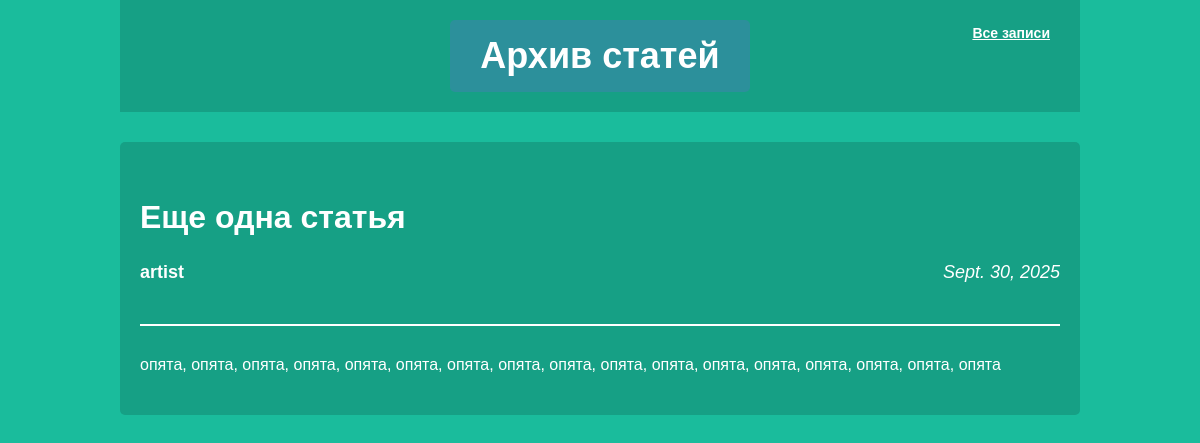
The page /article/5/ on the database its author committed.
### articles/models.py (models this page shows, shortened)
class Article(models.Model):
    title = models.CharField(max_length=200)
    author = models.ForeignKey(User, on_delete=models.CASCADE)
    text = models.TextField()
    created_date = models.DateField(auto_now_add=True)

### articles/views.py (the view)
# urls.py: path('article/<int:article_id>/', views.get_article, name='get_article'),
def get_article(request, article_id):
    try:
        post = Article.objects.get(id=article_id)
        return render(request, 'article.html', {"post": post})
    except Article.DoesNotExist:
        raise Http404

### articles/templates/article.html (shortened to what this page needs)
<!DOCTYPE html>
<html>
<head>
    <link rel="stylesheet" href="{{ STATIC_URL }}/static/css/article.css">
</head>
<body class="article">
    <div class="header">
        <a href="{% url 'archive' %}" class="all-posts-link">Все записи</a>
        <h1 class="page-title">Архив статей</h1>
    </div>
    <div class="article-content">
        <div class="article-header">
            <h2 class="article-title">{{ post.title }}</h2>
            <div class="article-meta">
                <div class="article-author-name">{{ post.author.username }}</div>
                <div class="article-created-date">{{ post.created_date }}</div>
            </div>
        </div>
        <div class="article-text-content">
            {{ post.text|linebreaks }}
        </div>
    </div>
</body>
</html>

### articles/static/css/article.css (style rules this page uses)
body { background: #1abc9c; font-family: Tahoma, Arial, sans-serif; color: #ffffff; margin: 0; padding: 0; }
.header { text-align: center; margin-bottom: 30px; position: relative; background-color: #16a085; padding: 20px 0; }
.page-title { color: #ffffff; font-size: 36px; margin: 0 auto; padding: 15px 30px; background-color: #2c909b; display: inline-block; border-radius: 5px; }
.all-posts-link { position: absolute; top: 20px; right: 20px; color: #ffffff; text-decoration: underline; font-size: 14px; padding: 5px 10px; font-weight: bold; }
.article-created-date { width: 50%; float: right; text-align: right; font-style: italic; }
.article { width: 960px; margin-left: auto; margin-right: auto; }
.article-header { border-bottom: 2px solid #ffffff; padding-bottom: 15px; margin-bottom: 25px; }
.article-title { font-size: 32px; margin-bottom: 10px; text-align: left; }
.article-meta { overflow: hidden; margin-bottom: 20px; font-size: 18px; }
.article-author-name { width: 50%; float: left; font-weight: bold; }
.article-content { font-size: 16px; line-height: 1.8; margin-bottom: 30px; text-align: justify; background-color: #16a085; padding: 20px; border-radius: 5px; }

### rows shown on the page
Article: title "Еще одна статья", author.username "artist", created_date "Sept. 30, 2025", text "опята, опята, опята, опята, опята, опята, опята, опята, опята, опята, опята, опята, опята, опята, опята, опята, опята"
